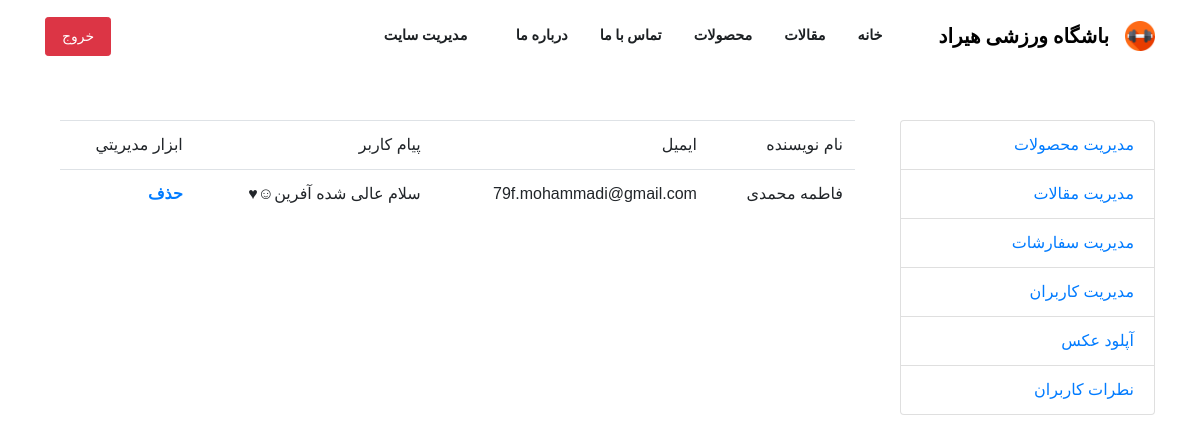
The app's page /Admin_comment.php (signed in) with its own data.
### tables this page shows
CREATE TABLE IF NOT EXISTS `comments` (
  `id` int NOT NULL AUTO_INCREMENT,
  `username` varchar(40) NOT NULL,
  `realname` varchar(80) NOT NULL,
  `email_auther` varchar(60) NOT NULL,
  `state` int NOT NULL,
  `body` text NOT NULL,
  `fk_id` int NOT NULL,
  PRIMARY KEY (`id`)
);

### Admin_comment.php (the view, shortened to what this page needs)
<?php
include("Header.php");
include("MenuArticleProduct.php");
?>
<?php
$link = mysqli_connect("localhost", "root", "", "hirad" , "3308");
$link -> set_charset("utf8");
?>
<div class="container text-right" dir="rtl">
    <div class="row">
        <div class="col-lg-3"><br><br>
            <div class="list-group">
                <a href="Admin_products.php" class="list-group-item">مدیریت محصولات</a>
                <a href="Admin_articles.php" class="list-group-item">مدیریت مقالات</a>
                <a href="#" class="list-group-item">مدیریت سفارشات</a>
                <a href="Admin_users.php" class="list-group-item">مدیریت کاربران</a>
                <a href="#" class="list-group-item">آپلود عکس</a>
                <a href="Admin_comment.php" class="list-group-item">نطرات کاربران</a>
            </div>
        </div>
        <div class="col-lg-9">
            <br><br>
             <link href="css/bootstrap.css" rel="stylesheet" />
            <div class="container">
<table class="table table-hover" style="width: 100%;" >
<tr>
    <td>نام نویسنده</td>
    <td>ایمیل</td>
    <td>پیام کاربر</td>
	<td>ابزار مديريتي</td>
</tr>
<?php
$query = "SELECT * FROM comments";
$result = mysqli_query($link, $query);
while ($row = mysqli_fetch_array($result)) {
?>
<tr>
	<td><?php echo ($row['realname']) ?></td>
	<td><?php echo ($row['email_auther']) ?></td>
	<td><?php echo ($row['body']) ?></td>
    <td>
     <b><a href="Action_admin_comment.php?id=<?php echo ($row['id']) ?>&action=DELETE" style="text-decoration: none;">حذف</a></b>
     </td>
</tr>
<?php
}
?>
</table>
</div><br><br><br><br><br><br>
</div>
<br><br>
</div>
</div>
<br><br><br><br>

### Header.php (style rules this page uses)
* { font-family: 'Khandevane', 'BMitra', Sans-Serif; }

### records on screen
comments: realname "فاطمه محمدی", email_auther "79f.mohammadi@gmail.com", body "سلام عالی شده آفرین☺♥"
